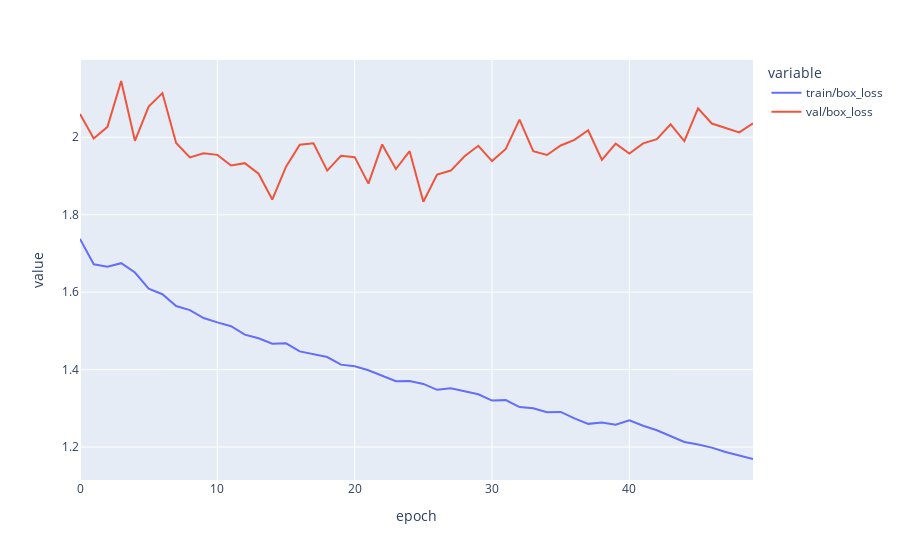
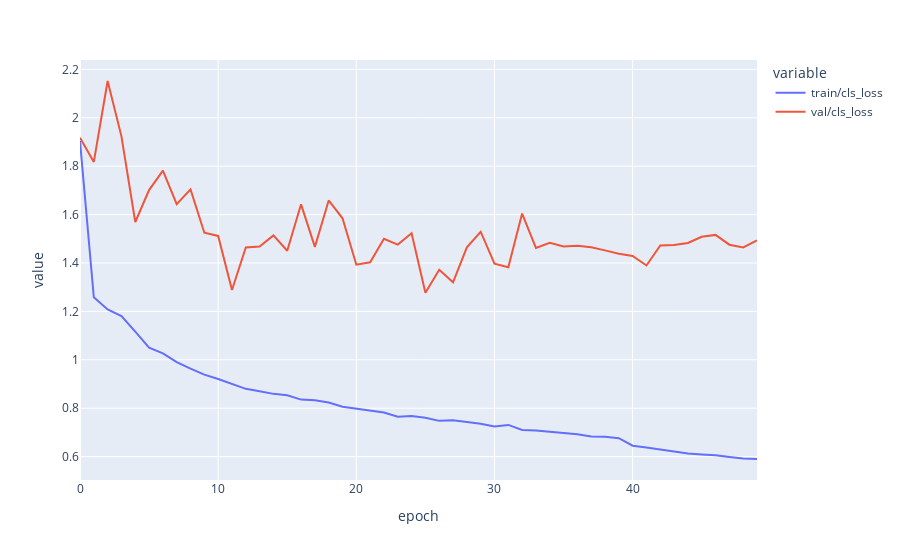
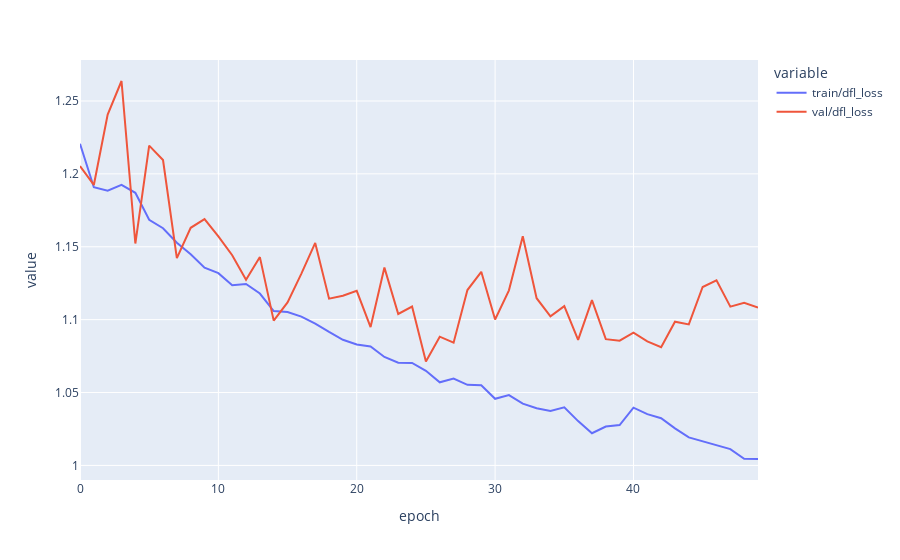

These figures' notebook cell, in order:
### Code cell
# Comparaciones train/val

# Box_loss

fig = px.line(df_results, x="epoch", y=["train/box_loss", "val/box_loss"])

fig.show()

# Class_loss

fig = px.line(df_results, x="epoch", y=["train/cls_loss", "val/cls_loss"])

fig.show()

# Dfl_loss

fig = px.line(df_results, x="epoch", y=["train/dfl_loss", "val/dfl_loss"])

fig.show()

### Figure 1 — Plotly figure (JSON) as saved in the notebook; plotly's stock layout.template omitted (floating-point values rounded to 4 significant figures)
{"data": [{"hovertemplate": "variable=train/box_loss<br>epoch=%{x}<br>value=%{y}<extra></extra>", "legendgroup": "train/box_loss", "line": {"color": "#636efa", "dash": "solid"}, "marker": {"symbol": "circle"}, "mode": "lines", "name": "train/box_loss", "orientation": "v", "showlegend": true, "type": "scatter", "x": [0, 1, 2, 3, 4, 5, 6, 7, 8, 9, 10, 11, 12, 13, 14, 15, 16, 17, 18, 19, 20, 21, 22, 23, 24, 25, 26, 27, 28, 29, 30, 31, 32, 33, 34, 35, 36, 37, 38, 39, 40, 41, 42, 43, 44, 45, 46, 47, 48, 49], "xaxis": "x", "y": [1.738, 1.672, 1.666, 1.675, 1.651, 1.609, 1.595, 1.564, 1.554, 1.533, 1.522, 1.512, 1.49, 1.481, 1.467, 1.468, 1.447, 1.439, 1.432, 1.413, 1.409, 1.398, 1.385, 1.37, 1.371, 1.363, 1.348, 1.352, 1.344, 1.336, 1.32, 1.321, 1.303, 1.3, 1.29, 1.291, 1.274, 1.26, 1.263, 1.258, 1.269, 1.255, 1.244, 1.228, 1.213, 1.206, 1.199, 1.187, 1.179, 1.169], "yaxis": "y"}, {"hovertemplate": "variable=val/box_loss<br>epoch=%{x}<br>value=%{y}<extra></extra>", "legendgroup": "val/box_loss", "line": {"color": "#EF553B", "dash": "solid"}, "marker": {"symbol": "circle"}, "mode": "lines", "name": "val/box_loss", "orientation": "v", "showlegend": true, "type": "scatter", "x": [0, 1, 2, 3, 4, 5, 6, 7, 8, 9, 10, 11, 12, 13, 14, 15, 16, 17, 18, 19, 20, 21, 22, 23, 24, 25, 26, 27, 28, 29, 30, 31, 32, 33, 34, 35, 36, 37, 38, 39, 40, 41, 42, 43, 44, 45, 46, 47, 48, 49], "xaxis": "x", "y": [2.06, 1.997, 2.027, 2.145, 1.991, 2.079, 2.114, 1.985, 1.948, 1.958, 1.954, 1.927, 1.933, 1.906, 1.839, 1.924, 1.981, 1.984, 1.914, 1.952, 1.949, 1.88, 1.981, 1.918, 1.964, 1.833, 1.904, 1.914, 1.951, 1.978, 1.938, 1.97, 2.046, 1.964, 1.954, 1.979, 1.993, 2.018, 1.941, 1.984, 1.958, 1.984, 1.995, 2.034, 1.99, 2.075, 2.035, 2.024, 2.013, 2.036], "yaxis": "y"}], "layout": {"legend": {"title": {"text": "variable"}, "tracegroupgap": 0}, "margin": {"t": 60}, "xaxis": {"anchor": "y", "domain": [0, 1], "title": {"text": "epoch"}}, "yaxis": {"anchor": "x", "domain": [0, 1], "title": {"text": "value"}}}}

### Figure 2 — Plotly figure (JSON) as saved in the notebook; plotly's stock layout.template omitted (floating-point values rounded to 4 significant figures)
{"data": [{"hovertemplate": "variable=train/cls_loss<br>epoch=%{x}<br>value=%{y}<extra></extra>", "legendgroup": "train/cls_loss", "line": {"color": "#636efa", "dash": "solid"}, "marker": {"symbol": "circle"}, "mode": "lines", "name": "train/cls_loss", "orientation": "v", "showlegend": true, "type": "scatter", "x": [0, 1, 2, 3, 4, 5, 6, 7, 8, 9, 10, 11, 12, 13, 14, 15, 16, 17, 18, 19, 20, 21, 22, 23, 24, 25, 26, 27, 28, 29, 30, 31, 32, 33, 34, 35, 36, 37, 38, 39, 40, 41, 42, 43, 44, 45, 46, 47, 48, 49], "xaxis": "x", "y": [1.904, 1.258, 1.208, 1.181, 1.117, 1.05, 1.027, 0.9901, 0.9638, 0.9388, 0.9206, 0.9, 0.88, 0.8698, 0.8593, 0.8538, 0.8357, 0.8326, 0.8237, 0.8061, 0.7973, 0.788, 0.7821, 0.7646, 0.7677, 0.7608, 0.7477, 0.7502, 0.7416, 0.736, 0.7241, 0.7311, 0.7097, 0.7084, 0.7029, 0.699, 0.6926, 0.683, 0.6821, 0.6762, 0.6451, 0.6379, 0.63, 0.6222, 0.613, 0.6089, 0.6058, 0.5989, 0.5927, 0.5902], "yaxis": "y"}, {"hovertemplate": "variable=val/cls_loss<br>epoch=%{x}<br>value=%{y}<extra></extra>", "legendgroup": "val/cls_loss", "line": {"color": "#EF553B", "dash": "solid"}, "marker": {"symbol": "circle"}, "mode": "lines", "name": "val/cls_loss", "orientation": "v", "showlegend": true, "type": "scatter", "x": [0, 1, 2, 3, 4, 5, 6, 7, 8, 9, 10, 11, 12, 13, 14, 15, 16, 17, 18, 19, 20, 21, 22, 23, 24, 25, 26, 27, 28, 29, 30, 31, 32, 33, 34, 35, 36, 37, 38, 39, 40, 41, 42, 43, 44, 45, 46, 47, 48, 49], "xaxis": "x", "y": [1.917, 1.818, 2.152, 1.923, 1.569, 1.701, 1.781, 1.643, 1.704, 1.525, 1.512, 1.289, 1.464, 1.468, 1.514, 1.451, 1.642, 1.466, 1.659, 1.585, 1.393, 1.403, 1.5, 1.476, 1.522, 1.277, 1.372, 1.32, 1.465, 1.529, 1.397, 1.383, 1.604, 1.462, 1.484, 1.468, 1.471, 1.465, 1.452, 1.438, 1.429, 1.39, 1.472, 1.474, 1.482, 1.508, 1.516, 1.476, 1.465, 1.493], "yaxis": "y"}], "layout": {"legend": {"title": {"text": "variable"}, "tracegroupgap": 0}, "margin": {"t": 60}, "xaxis": {"anchor": "y", "domain": [0, 1], "title": {"text": "epoch"}}, "yaxis": {"anchor": "x", "domain": [0, 1], "title": {"text": "value"}}}}

### Figure 3 — Plotly figure (JSON) as saved in the notebook; plotly's stock layout.template omitted (floating-point values rounded to 4 significant figures)
{"data": [{"hovertemplate": "variable=train/dfl_loss<br>epoch=%{x}<br>value=%{y}<extra></extra>", "legendgroup": "train/dfl_loss", "line": {"color": "#636efa", "dash": "solid"}, "marker": {"symbol": "circle"}, "mode": "lines", "name": "train/dfl_loss", "orientation": "v", "showlegend": true, "type": "scatter", "x": [0, 1, 2, 3, 4, 5, 6, 7, 8, 9, 10, 11, 12, 13, 14, 15, 16, 17, 18, 19, 20, 21, 22, 23, 24, 25, 26, 27, 28, 29, 30, 31, 32, 33, 34, 35, 36, 37, 38, 39, 40, 41, 42, 43, 44, 45, 46, 47, 48, 49], "xaxis": "x", "y": [1.221, 1.191, 1.188, 1.192, 1.187, 1.169, 1.163, 1.153, 1.145, 1.136, 1.132, 1.124, 1.125, 1.118, 1.106, 1.105, 1.102, 1.097, 1.092, 1.086, 1.083, 1.082, 1.074, 1.07, 1.07, 1.065, 1.057, 1.06, 1.055, 1.055, 1.046, 1.048, 1.042, 1.039, 1.037, 1.04, 1.03, 1.022, 1.027, 1.028, 1.04, 1.035, 1.032, 1.025, 1.019, 1.016, 1.014, 1.011, 1.005, 1.004], "yaxis": "y"}, {"hovertemplate": "variable=val/dfl_loss<br>epoch=%{x}<br>value=%{y}<extra></extra>", "legendgroup": "val/dfl_loss", "line": {"color": "#EF553B", "dash": "solid"}, "marker": {"symbol": "circle"}, "mode": "lines", "name": "val/dfl_loss", "orientation": "v", "showlegend": true, "type": "scatter", "x": [0, 1, 2, 3, 4, 5, 6, 7, 8, 9, 10, 11, 12, 13, 14, 15, 16, 17, 18, 19, 20, 21, 22, 23, 24, 25, 26, 27, 28, 29, 30, 31, 32, 33, 34, 35, 36, 37, 38, 39, 40, 41, 42, 43, 44, 45, 46, 47, 48, 49], "xaxis": "x", "y": [1.205, 1.192, 1.241, 1.264, 1.152, 1.219, 1.21, 1.142, 1.163, 1.169, 1.157, 1.144, 1.127, 1.143, 1.099, 1.112, 1.132, 1.153, 1.114, 1.116, 1.12, 1.095, 1.136, 1.104, 1.109, 1.071, 1.088, 1.084, 1.12, 1.133, 1.1, 1.12, 1.157, 1.115, 1.102, 1.109, 1.086, 1.113, 1.087, 1.086, 1.091, 1.085, 1.081, 1.099, 1.097, 1.122, 1.127, 1.109, 1.112, 1.108], "yaxis": "y"}], "layout": {"legend": {"title": {"text": "variable"}, "tracegroupgap": 0}, "margin": {"t": 60}, "xaxis": {"anchor": "y", "domain": [0, 1], "title": {"text": "epoch"}}, "yaxis": {"anchor": "x", "domain": [0, 1], "title": {"text": "value"}}}}
